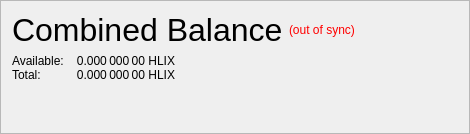
                   <widget class="QFrame" name="frame_CombinedBalances">
                    <property name="minimumSize">
                     <size>
                      <width>470</width>
                      <height>0</height>
                     </size>
                    </property>
                    <property name="frameShape">
                     <enum>QFrame::StyledPanel</enum>
                    </property>
                    <property name="frameShadow">
                     <enum>QFrame::Raised</enum>
                    </property>
                    <layout class="QVBoxLayout" name="verticalLayout_5">
                     <property name="spacing">
                      <number>6</number>
                     </property>
                     <property name="sizeConstraint">
                      <enum>QLayout::SetNoConstraint</enum>
                     </property>
                     <item>
                      <layout class="QHBoxLayout" name="horizontalLayout_5" stretch="0,0,0">
                       <item>
                        <widget class="QLabel" name="label_5z">
                         <property name="minimumSize">
                          <size>
                           <width>0</width>
                           <height>20</height>
                          </size>
                         </property>
                         <property name="font">
                          <font>
                           <pointsize>24</pointsize>
                           <weight>50</weight>
                           <bold>false</bold>
                          </font>
                         </property>
                         <property name="toolTip">
                          <string>Combined Balance (including unconfirmed and immature coins)</string>
                         </property>
                         <property name="text">
                          <string>Combined Balance</string>
                         </property>
                        </widget>
                       </item>
                       <item>
                        <widget class="QLabel" name="labelWalletStatus">
                         <property name="cursor">
                          <cursorShape>WhatsThisCursor</cursorShape>
                         </property>
                         <property name="toolTip">
                          <string>The displayed information may be out of date. Your wallet automatically synchronizes with the Helix network after a connection is established, but this process has not completed yet.</string>
                         </property>
                         <property name="styleSheet">
                          <string notr="true">QLabel { color: red; }</string>
                         </property>
                         <property name="text">
                          <string notr="true">(out of sync)</string>
                         </property>
                         <property name="alignment">
                          <set>Qt::AlignLeading|Qt::AlignLeft|Qt::AlignVCenter</set>
                         </property>
                        </widget>
                       </item>
                       <item>
                        <spacer name="horizontalSpacer_1">
                         <property name="orientation">
                          <enum>Qt::Horizontal</enum>
                         </property>
                         <property name="sizeHint" stdset="0">
                          <size>
                           <width>40</width>
                           <height>20</height>
                          </size>
                         </property>
                        </spacer>
                       </item>
                      </layout>
                     </item>
                     <item>
                      <layout class="QGridLayout" name="gridLayout_3">
                       <property name="horizontalSpacing">
                        <number>12</number>
                       </property>
                       <property name="verticalSpacing">
                        <number>0</number>
                       </property>
                       <item row="1" column="0">
                        <widget class="QLabel" name="labelBalanceTextz">
                         <property name="text">
                          <string>Available:</string>
                         </property>
                        </widget>
                       </item>
                       <item row="1" column="1">
                        <widget class="QLabel" name="labelBalancez">
                         <property name="font">
                          <font>
                           <weight>50</weight>
                           <bold>false</bold>
                          </font>
                         </property>
                         <property name="cursor">
                          <cursorShape>IBeamCursor</cursorShape>
                         </property>
                         <property name="toolTip">
                          <string>Your current spendable balance</string>
                         </property>
                         <property name="text">
                          <string notr="true">0.000 000 00 HLIX</string>
                         </property>
                         <property name="alignment">
                          <set>Qt::AlignRight|Qt::AlignTrailing|Qt::AlignVCenter</set>
                         </property>
                         <property name="textInteractionFlags">
                          <set>Qt::LinksAccessibleByMouse|Qt::TextSelectableByKeyboard|Qt::TextSelectableByMouse</set>
                         </property>
                        </widget>
                       </item>
                       <item row="2" column="0">
                        <widget class="QLabel" name="labelTotalTextz">
                         <property name="text">
                          <string>Total:</string>
                         </property>
                        </widget>
                       </item>
                       <item row="2" column="1">
                        <widget class="QLabel" name="labelTotalz">
                         <property name="font">
                          <font>
                           <weight>50</weight>
                           <bold>false</bold>
                          </font>
                         </property>
                         <property name="cursor">
                          <cursorShape>IBeamCursor</cursorShape>
                         </property>
                         <property name="toolTip">
                          <string>Total Balance, including all unavailable coins.</string>
                         </property>
                         <property name="text">
                          <string notr="true">0.000 000 00 HLIX</string>
                         </property>
                         <property name="alignment">
                          <set>Qt::AlignRight|Qt::AlignTrailing|Qt::AlignVCenter</set>
                         </property>
                         <property name="textInteractionFlags">
                          <set>Qt::LinksAccessibleByMouse|Qt::TextSelectableByKeyboard|Qt::TextSelectableByMouse</set>
                         </property>
                        </widget>
                       </item>
                       <item row="2" column="3">
                        <spacer name="horizontalSpacer_2">
                         <property name="orientation">
                          <enum>Qt::Horizontal</enum>
                         </property>
                         <property name="sizeHint" stdset="0">
                          <size>
                           <width>40</width>
                           <height>0</height>
                          </size>
                         </property>
                        </spacer>
                       </item>
                      </layout>
                     </item>
                     <item>
                      <spacer name="verticalSpacer_1">
                       <property name="orientation">
                        <enum>Qt::Vertical</enum>
                       </property>
                       <property name="sizeHint" stdset="0">
                        <size>
                         <width>20</width>
                         <height>40</height>
                        </size>
                       </property>
                      </spacer>
                     </item>
                    </layout>
                   </widget>
